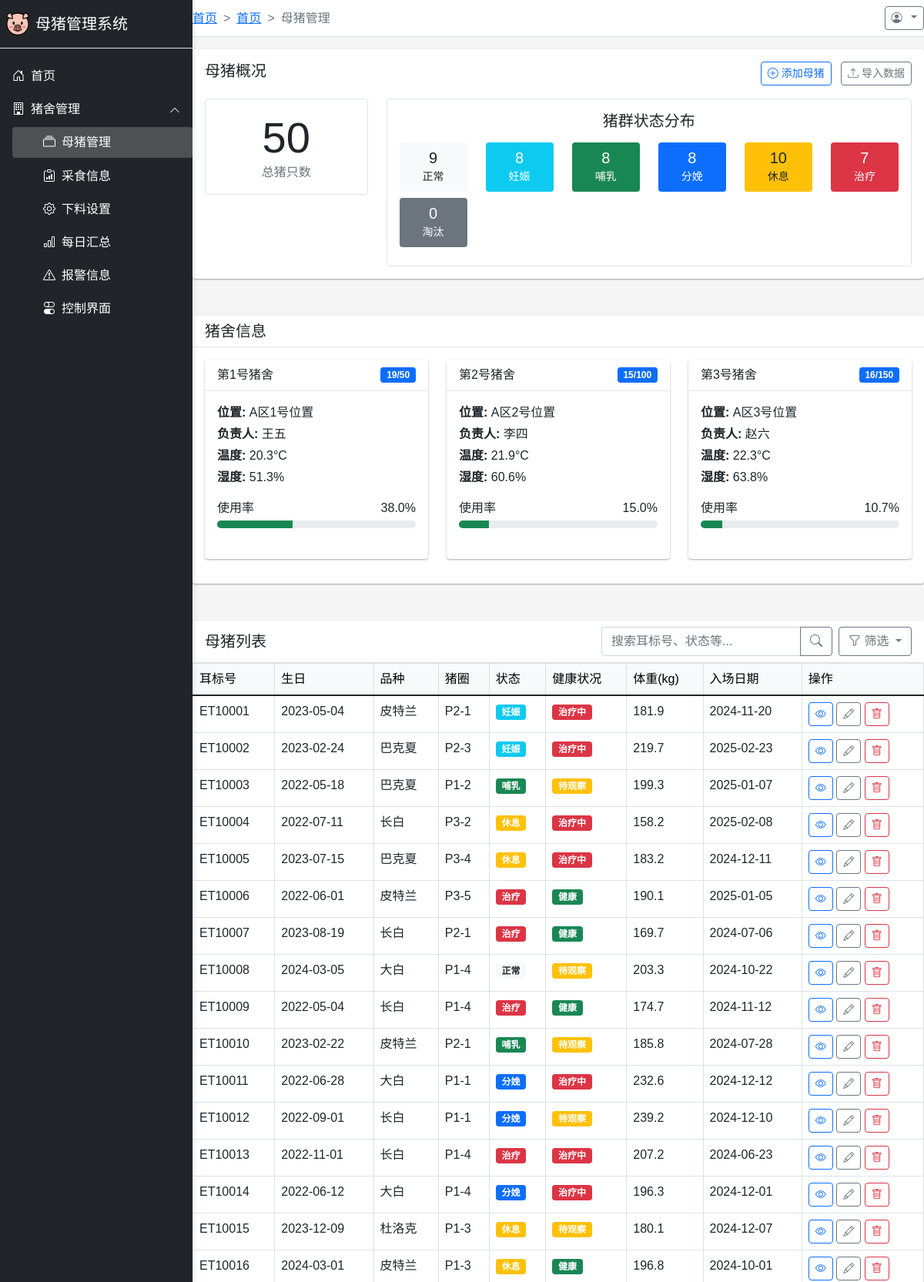
Page /pig/management (upper part) on the committed database.
### app/models/database.py (models this page shows)
class PigHouse(Base):
    __tablename__ = "pig_houses"
    id = Column(Integer, primary_key=True, index=True)
    name = Column(String(50), unique=True, index=True)
    location = Column(String(100))
    capacity = Column(Integer)  # 最大容量
    current_count = Column(Integer, default=0)  # 当前数量
    manager = Column(String(50))  # 负责人
    temperature = Column(Float)  # 当前温度
    humidity = Column(Float)  # 当前湿度
    created_at = Column(DateTime, default=datetime.now)
    pens = relationship("PigPen", back_populates="pig_house")

class Pig(Base):
    __tablename__ = "pigs"
    id = Column(Integer, primary_key=True, index=True)
    ear_tag = Column(String(50), unique=True, index=True)  # 耳标号
    birth_date = Column(DateTime)
    breed = Column(String(50))  # 品种
    gender = Column(String(10))  # 性别
    weight = Column(Float)
    status = Column(String(20))
    pen_id = Column(Integer, ForeignKey("pig_pens.id"))
    health_status = Column(String(20), default="健康")
    entry_date = Column(DateTime, default=datetime.now)
    last_update = Column(DateTime, default=datetime.now, onupdate=datetime.now)
    notes = Column(Text, nullable=True)
    pen = relationship("PigPen", back_populates="pigs")
    feeding_records = relationship("FeedingRecord", back_populates="pig")
    health_records = relationship("HealthRecord", back_populates="pig")
    breeding_records = relationship("BreedingRecord", back_populates="pig")

class PigPen(Base):
    __tablename__ = "pig_pens"
    id = Column(Integer, primary_key=True, index=True)
    pen_number = Column(String(20), unique=True, index=True)
    pig_house_id = Column(Integer, ForeignKey("pig_houses.id"))
    capacity = Column(Integer)  # 最大容量
    current_count = Column(Integer, default=0)
    type = Column(String(20))  # 圈舍类型：妊娠舍、分娩舍、保育舍等
    area = Column(Float)  # 面积(平方米)
    created_at = Column(DateTime, default=datetime.now)
    pig_house = relationship("PigHouse", back_populates="pens")
    pigs = relationship("Pig", back_populates="pen")

### app/routes/pig.py (the view)
@router.get("/management", response_class=HTMLResponse)
async def pig_management(request: Request, db: Session = Depends(get_db), user = Depends(get_current_user)):
    pig_houses = db.query(PigHouse).all()
    pig_pens = db.query(PigPen).all()
    pigs = db.query(Pig).all()
    status_counts = {}
    for status in ["正常", "妊娠", "哺乳", "分娩", "休息", "治疗", "淘汰"]:
        status_counts[status] = len([p for p in pigs if p.status == status])
    health_counts = {}
    for status in ["健康", "待观察", "治疗中", "隔离中"]:
        health_counts[status] = len([p for p in pigs if p.health_status == status])
    recent_pigs = sorted(pigs, key=lambda x: x.entry_date, reverse=True)[:5]
    return templates.TemplateResponse("pig/management.html", {
        "request": request,
        "user": user,
        "page_title": "母猪管理",
        "pig_houses": pig_houses,
        "pig_pens": pig_pens,
        "pigs": pigs,
        "status_counts": status_counts,
        "health_counts": health_counts,
        "recent_pigs": recent_pigs,
        "total_count": len(pigs)
    })

### app/templates/pig/management.html (shortened to what this page needs)
{% extends "admin_layout.html" %}
{% block breadcrumb %}
<li class="breadcrumb-item"><a href="/home">首页</a></li>
<li class="breadcrumb-item active">母猪管理</li>
{% endblock %}
{% block content %}
<div class="row mb-4">
    <div class="col-md-12">
        <div class="card">
            <div class="card-body">
                <div class="d-flex justify-content-between mb-3">
                    <h5 class="card-title">母猪概况</h5>
                    <div>
                        <button class="btn btn-sm btn-outline-primary me-2" data-bs-toggle="modal" data-bs-target="#addPigModal">
                            <i class="bi bi-plus-circle"></i> 添加母猪
                        </button>
                        <button class="btn btn-sm btn-outline-secondary">
                            <i class="bi bi-upload"></i> 导入数据
                        </button>
                    </div>
                </div>
                <div class="row g-4">
                    <div class="col-md-3 col-sm-6">
                        <div class="border rounded p-3 text-center">
                            <h1 class="display-4 mb-0">{{ total_count }}</h1>
                            <p class="mb-0 text-muted">总猪只数</p>
                        </div>
                    </div>
                    <div class="col-md-9 col-sm-6">
                        <div class="border rounded p-3">
                            <h5 class="mb-3 text-center">猪群状态分布</h5>
                            <div class="row">
                                {% for status, count in status_counts.items() %}
                                <div class="col-md-2 col-4 text-center mb-2">
                                    <div class="p-2 rounded
                                        {% if status == '妊娠' %}bg-info text-white
                                        {% elif status == '哺乳' %}bg-success text-white
                                        {% elif status == '分娩' %}bg-primary text-white
                                        {% elif status == '休息' %}bg-warning
                                        {% elif status == '治疗' %}bg-danger text-white
                                        {% elif status == '淘汰' %}bg-secondary text-white
                                        {% else %}bg-light
                                        {% endif %}">
                                        <h5 class="mb-0">{{ count }}</h5>
                                        <small>{{ status }}</small>
                                    </div>
                                </div>
                                {% endfor %}
                            </div>
                        </div>
                    </div>
                </div>
            </div>
        </div>
    </div>
</div>
<div class="row mb-4">
    <div class="col-md-12">
        <div class="card">
            <div class="card-header">
                <h5 class="mb-0">猪舍信息</h5>
            </div>
            <div class="card-body">
                <div class="row">
                    {% for house in pig_houses %}
                    <div class="col-md-4 mb-3">
                        <div class="card h-100">
                            <div class="card-header d-flex justify-content-between align-items-center">
                                <span>{{ house.name }}</span>
                                <span class="badge bg-primary">{{ house.current_count }}/{{ house.capacity }}</span>
                            </div>
                            <div class="card-body">
                                <p class="mb-1"><strong>位置:</strong> {{ house.location }}</p>
                                <p class="mb-1"><strong>负责人:</strong> {{ house.manager }}</p>
                                <p class="mb-1"><strong>温度:</strong> {{ house.temperature|round(1) }}°C</p>
                                <p class="mb-0"><strong>湿度:</strong> {{ house.humidity|round(1) }}%</p>
                                <div class="mt-3">
                                    <div class="d-flex justify-content-between mb-1">
                                        <span>使用率</span>
                                        <span>{{ (house.current_count / house.capacity * 100)|round(1) if house.capacity > 0 else 0 }}%</span>
                                    </div>
                                    <div class="progress" style="height: 10px;">
                                        <div class="progress-bar
                                            {% if house.current_count / house.capacity < 0.5 %}bg-success
                                            {% elif house.current_count / house.capacity < 0.8 %}bg-info
                                            {% elif house.current_count / house.capacity < 1 %}bg-warning
                                            {% else %}bg-danger{% endif %}"
                                            role="progressbar"
                                            style="width: {{ (house.current_count / house.capacity * 100)|round(1) if house.capacity > 0 else 0 }}%">
                                        </div>
                                    </div>
                                </div>
                            </div>
                        </div>
                    </div>
                    {% endfor %}
                </div>
            </div>
        </div>
    </div>
</div>
<div class="row">
    <div class="col-md-12">
        <div class="card">
            <div class="card-header d-flex justify-content-between align-items-center">
                <h5 class="mb-0">母猪列表</h5>
                <div class="d-flex">
                    <div class="input-group me-2" style="width: 300px;">
                        <input type="text" class="form-control" placeholder="搜索耳标号、状态等...">
                        <button class="btn btn-outline-secondary" type="button">
                            <i class="bi bi-search"></i>
                        </button>
                    </div>
                    <div class="dropdown">
                        <button class="btn btn-outline-secondary dropdown-toggle" type="button" id="filterDropdown" data-bs-toggle="dropdown">
                            <i class="bi bi-funnel"></i> 筛选
                        </button>
                    </div>
                </div>
            </div>
            <div class="card-body p-0">
                <div class="table-responsive">
                    <table class="table table-hover table-bordered mb-0">
                        <thead class="table-light">
                            <tr>
                                <th>耳标号</th>
                                <th>生日</th>
                                <th>品种</th>
                                <th>猪圈</th>
                                <th>状态</th>
                                <th>健康状况</th>
                                <th>体重(kg)</th>
                                <th>入场日期</th>
                                <th>操作</th>
                            </tr>
                        </thead>
                        <tbody>
                            {% for pig in pigs %}
                            <tr>
                                <td>{{ pig.ear_tag }}</td>
                                <td>{{ pig.birth_date.strftime('%Y-%m-%d') }}</td>
                                <td>{{ pig.breed }}</td>
                                <td>
                                    {% if pig.pen %}
                                    {{ pig.pen.pen_number }}
                                    {% else %}
                                    -
                                    {% endif %}
                                </td>
                                <td>
                                    <span class="badge
                                        {% if pig.status == '妊娠' %}bg-info
                                        {% elif pig.status == '哺乳' %}bg-success
                                        {% elif pig.status == '分娩' %}bg-primary
                                        {% elif pig.status == '休息' %}bg-warning
                                        {% elif pig.status == '治疗' %}bg-danger
                                        {% elif pig.status == '淘汰' %}bg-secondary
                                        {% else %}bg-light text-dark
                                        {% endif %}">
                                        {{ pig.status }}
                                    </span>
                                </td>
                                <td>
                                    <span class="badge
                                        {% if pig.health_status == '健康' %}bg-success
                                        {% elif pig.health_status == '待观察' %}bg-warning
                                        {% elif pig.health_status == '治疗中' %}bg-danger
                                        {% elif pig.health_status == '隔离中' %}bg-dark
                                        {% else %}bg-light text-dark
                                        {% endif %}">
                                        {{ pig.health_status }}
                                    </span>
                                </td>
                                <td>{{ pig.weight|round(1) }}</td>
                                <td>{{ pig.entry_date.strftime('%Y-%m-%d') }}</td>
                                <td>
                                    <button class="btn btn-sm btn-outline-primary" onclick="viewPigDetails('{{ pig.id }}')">
                                        <i class="bi bi-eye"></i>
                                    </button>
                                    <button class="btn btn-sm btn-outline-secondary" onclick="editPig('{{ pig.id }}')">
                                        <i class="bi bi-pencil"></i>
                                    </button>
                                    <button class="btn btn-sm btn-outline-danger" onclick="deletePig('{{ pig.id }}')">
                                        <i class="bi bi-trash"></i>
                                    </button>
                                </td>
                            </tr>
                            {% endfor %}
                        </tbody>
                    </table>
                </div>
            </div>
        </div>
    </div>
</div>
{% endblock %}

### rows in the picture
PigHouse: name "第1号猪舍", current_count "19", capacity "50", location "A区1号位置", manager "王五", temperature "20.3", humidity "51.3", capacity+current_count "38.0"
PigHouse: name "第2号猪舍", current_count "15", capacity "100", location "A区2号位置", manager "李四", temperature "21.9", humidity "60.6", capacity+current_count "15.0"
PigHouse: name "第3号猪舍", current_count "16", capacity "150", location "A区3号位置", manager "赵六", temperature "22.3", humidity "63.8", capacity+current_count "10.7"
Pig: ear_tag "ET10001", birth_date "2023-05-04", breed "皮特兰", pen.pen_number "P2-1", status "妊娠", health_status "治疗中", weight "181.9", entry_date "2024-11-20"
Pig: ear_tag "ET10002", birth_date "2023-02-24", breed "巴克夏", pen.pen_number "P2-3", status "妊娠", health_status "治疗中", weight "219.7", entry_date "2025-02-23"
Pig: ear_tag "ET10003", birth_date "2022-05-18", breed "巴克夏", pen.pen_number "P1-2", status "哺乳", health_status "待观察", weight "199.3", entry_date "2025-01-07"
Pig: ear_tag "ET10004", birth_date "2022-07-11", breed "长白", pen.pen_number "P3-2", status "休息", health_status "治疗中", weight "158.2", entry_date "2025-02-08"
Pig: ear_tag "ET10005", birth_date "2023-07-15", breed "巴克夏", pen.pen_number "P3-4", status "休息", health_status "治疗中", weight "183.2", entry_date "2024-12-11"
Pig: ear_tag "ET10006", birth_date "2022-06-01", breed "皮特兰", pen.pen_number "P3-5", status "治疗", health_status "健康", weight "190.1", entry_date "2025-01-05"
Pig: ear_tag "ET10007", birth_date "2023-08-19", breed "长白", pen.pen_number "P2-1", status "治疗", health_status "健康", weight "169.7", entry_date "2024-07-06"
Pig: ear_tag "ET10008", birth_date "2024-03-05", breed "大白", pen.pen_number "P1-4", status "正常", health_status "待观察", weight "203.3", entry_date "2024-10-22"
Pig: ear_tag "ET10009", birth_date "2022-05-04", breed "长白", pen.pen_number "P1-4", status "治疗", health_status "健康", weight "174.7", entry_date "2024-11-12"
Pig: ear_tag "ET10010", birth_date "2023-02-22", breed "皮特兰", pen.pen_number "P2-1", status "哺乳", health_status "待观察", weight "185.8", entry_date "2024-07-28"
Pig: ear_tag "ET10011", birth_date "2022-06-28", breed "大白", pen.pen_number "P1-1", status "分娩", health_status "治疗中", weight "232.6", entry_date "2024-12-12"
Pig: ear_tag "ET10012", birth_date "2022-09-01", breed "长白", pen.pen_number "P1-1", status "分娩", health_status "待观察", weight "239.2", entry_date "2024-12-10"
Pig: ear_tag "ET10013", birth_date "2022-11-01", breed "长白", pen.pen_number "P1-4", status "治疗", health_status "治疗中", weight "207.2", entry_date "2024-06-23"
Pig: ear_tag "ET10014", birth_date "2022-06-12", breed "大白", pen.pen_number "P1-4", status "分娩", health_status "治疗中", weight "196.3", entry_date "2024-12-01"
Pig: ear_tag "ET10015", birth_date "2023-12-09", breed "杜洛克", pen.pen_number "P1-3", status "休息", health_status "待观察", weight "180.1", entry_date "2024-12-07"
Pig: ear_tag "ET10016", birth_date "2024-03-01", breed "皮特兰", pen.pen_number "P1-3", status "休息", health_status "健康", weight "196.8", entry_date "2024-10-01"

### other values in the picture
{{ total_count }} "50"
{{ count }} "9" "8" "8" "8" "10" "7" "0"
{{ status }} "正常" "妊娠" "哺乳" "分娩" "休息" "治疗" "淘汰"
